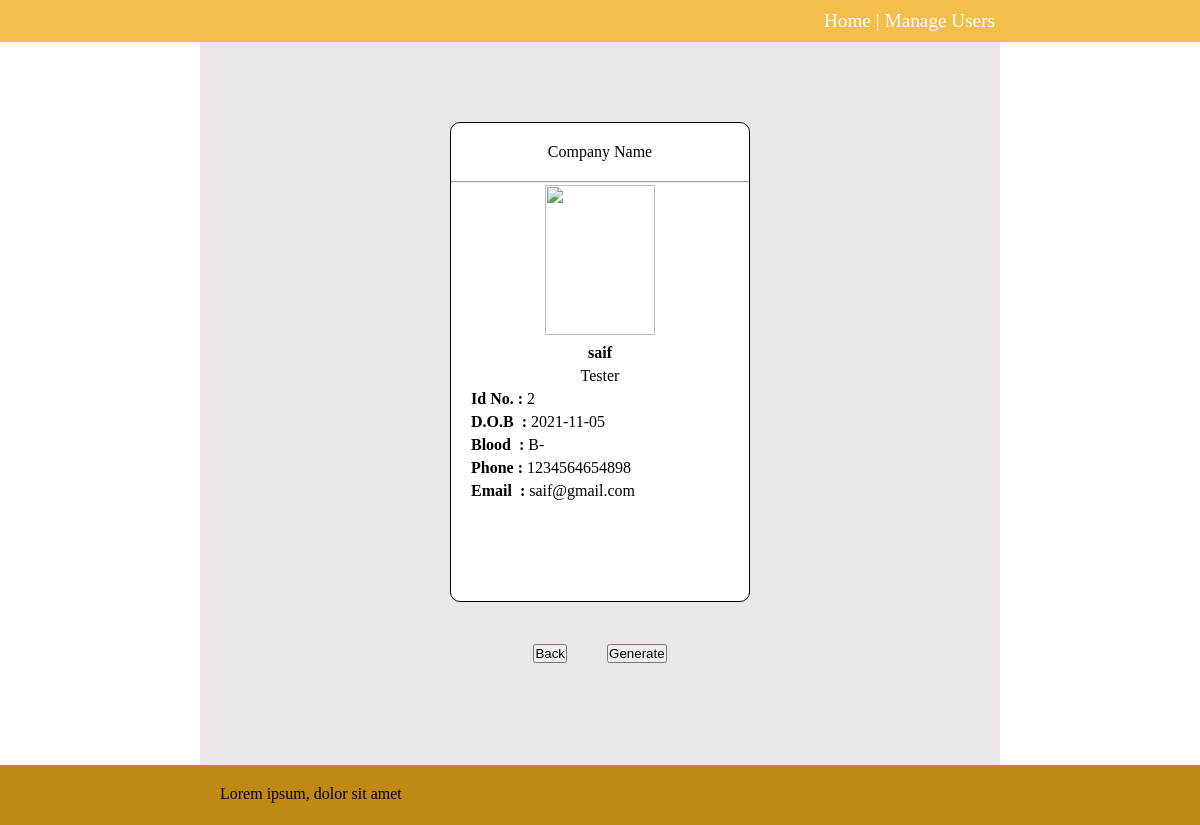
The app's page /preview/2 with its own data.
### app.py (models this page shows, shortened)
class User(db.Model):
    id = db.Column(db.Integer, primary_key = True)
    name = db.Column(db.String(50), nullable = False)
    pic = db.Column(db.Text, unique = True, nullable = False)
    mimetype = db.Column(db.Text, nullable = False)
    position = db.Column(db.String(50), nullable = False)
    date_of_birth = db.Column(db.Date, nullable = False)
    blood_group = db.Column(db.String(50), nullable = False)
    phone = db.Column(db.String(50), nullable = False)
    email = db.Column(db.String(80), nullable = False)

### app.py (the view)
@app.route("/preview/<int:id>")
def preview(id):
    user = User.query.filter_by(id=id).first()
    o = urlparse(request.base_url)
    host = o.hostname
    return render_template('preview.html',user = user,host=host)

### templates/preview.html (shortened to what this page needs)
{% extends 'base.html' %}
{% block body %}
<div class="id-card-wrapper">
    <div class="id-card">
        <div class="id-card-item company-name">Company Name</div> <hr>
        <div class="id-card-item item-image">
            <img src="http://{{ host }}:5000/images/{{ user.id }}" alt="" height="150px" width="110px">
        </div>
        <div class="id-card-item item-name"><b>{{ user.name }}</b></div>
        <div class="id-card-item item-position">{{ user.position }}</div>
        <div class="id-card-item item-id"> <b>Id No.&nbsp: </b> {{ user.id }}</div>
        <div class="id-card-item item-date_of_birth"><b>D.O.B  &nbsp: </b>{{ user.date_of_birth }}</div>
        <div class="id-card-item item-blood_group"><b>Blood  &nbsp: </b>{{ user.blood_group }}</div>
        <div class="id-card-item item-phone"><b>Phone : </b>{{ user.phone }}</div>
        <div class="id-card-item item-email"><b>Email &nbsp: </b>{{ user.email }}</div>
    </div>
    <div class="id-card-buttons no-print">
    <a href="{{ url_for('index') }}"><button>Back</button></a>
    <button onclick="window.print()">Generate</button>
    </div>
</div>
{% endblock %}

### static/css/main.css (style rules this page uses)
* { margin: 0; padding: 0; box-sizing: border-box; }
html, body { height: 100%; margin: 0; }
.id-card-wrapper { padding: 5em; background-color: #ebe7e7; }
.id-card { border: solid black 1px; margin: 0 auto; border-radius: 10px; width: 300px; height: 480px; background-color: #fff; }
.id-card .company-name { text-align: center; padding: 20px; }
.id-card .item-image { margin: 2px; text-align: center; }
.id-card .item-name, .id-card .item-position { text-align: center; margin: 5px 0px; }
.id-card .item-date_of_birth, .id-card .item-blood_group, .id-card .item-phone, .id-card .item-email, .id-card .item-id { margin:5px 20px; }
.id-card-wrapper .id-card-buttons { margin-top: 20px; padding: 2px; display: flex; justify-content: center; }
.id-card-wrapper .id-card-buttons button { margin: 20px; }

### records on screen
User: name "saif", position "Tester", id "2", date_of_birth "2021-11-05", blood_group "B-", phone "1234564654898", email "saif@gmail.com"
